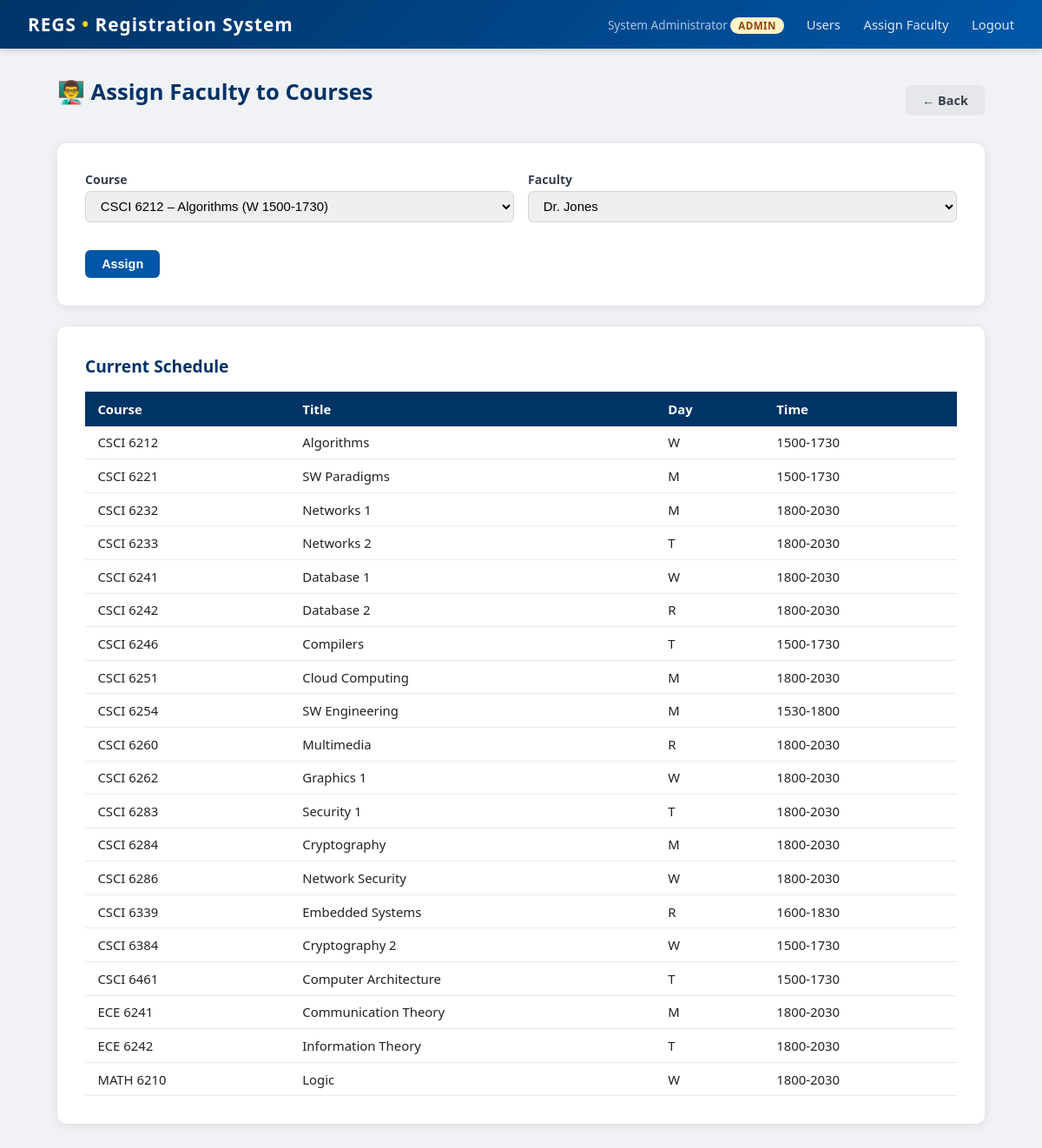
The page /admin/assign_faculty (signed in) on the database its author committed.
### tables this page shows
CREATE TABLE course_schedule (
    id         INTEGER PRIMARY KEY AUTOINCREMENT,
    course_id  INTEGER NOT NULL REFERENCES courses(id),
    faculty_id INTEGER REFERENCES users(id),
    semester   TEXT NOT NULL CHECK(semester IN ('Fall','Spring','Summer')),
    year       INTEGER NOT NULL,
    day        TEXT NOT NULL,
    time_slot  TEXT NOT NULL
);

CREATE TABLE courses (
    id            INTEGER PRIMARY KEY AUTOINCREMENT,
    dept          TEXT NOT NULL REFERENCES departments(dept),
    course_number INTEGER NOT NULL,
    title         TEXT NOT NULL,
    credits       INTEGER NOT NULL,
    UNIQUE(dept, course_number)
);

### app.py (the view, shortened to what this page needs)
@app.route('/admin/assign_faculty', methods=['GET', 'POST'])
def admin_assign_faculty():
    if session.get('role') != 'admin':
        return redirect(url_for('login'))
    db = get_db()
    courses = db.execute('''
        SELECT cs.id, cs.course_id, cs.faculty_id, cs.day, cs.time_slot,
               c.dept, c.course_number, c.title
        FROM course_schedule cs
        JOIN courses c ON cs.course_id = c.id
        ORDER BY c.dept, c.course_number
    ''').fetchall()
    faculty = db.execute("SELECT * FROM users WHERE role='faculty' ORDER BY display_name").fetchall()
    return render_template('admin_assign_faculty.html', courses=courses, faculty=faculty)

### app.py (called while the page is built)
def get_db():
    if 'db' not in g:
        g.db = sqlite3.connect(DATABASE)
        g.db.row_factory = sqlite3.Row
        g.db.execute("PRAGMA foreign_keys = ON")
    return g.db

@app.teardown_appcontext
def teardown_db(e=None):
    close_db(e)

### templates/admin_assign_faculty.html (shortened to what this page needs)
{% extends "base.html" %}
{% block content %}
<div class="page-header">
  <h1>👨‍🏫 Assign Faculty to Courses</h1>
  <a href="{{ url_for('admin_dashboard') }}" class="btn btn-secondary">← Back</a>
</div>
<div class="card">
  <form method="POST">
    <div class="grid-2 mb-2">
      <div class="form-group">
        <label>Course</label>
        <select name="schedule_id" required>
          {% for c in courses %}
            <option value="{{ c.id }}">{{ c.dept }} {{ c.course_number }} – {{ c.title }} ({{ c.day }} {{ c.time_slot }})</option>
          {% endfor %}
        </select>
      </div>
      <div class="form-group">
        <label>Faculty</label>
        <select name="faculty_id" required>
          {% for f in faculty %}
            <option value="{{ f.id }}">{{ f.display_name }}</option>
          {% endfor %}
        </select>
      </div>
    </div>
    <button type="submit" class="btn btn-primary">Assign</button>
  </form>
</div>
<div class="card">
  <h2>Current Schedule</h2>
  <table>
    <thead><tr><th>Course</th><th>Title</th><th>Day</th><th>Time</th></tr></thead>
    <tbody>
    {% for c in courses %}
      <tr>
        <td>{{ c.dept }} {{ c.course_number }}</td>
        <td>{{ c.title }}</td>
        <td>{{ c.day }}</td>
        <td>{{ c.time_slot }}</td>
      </tr>
    {% endfor %}
    </tbody>
  </table>
</div>
{% endblock %}

### static/css/main.css (style rules this page uses)
*, *::before, *::after { box-sizing: border-box; margin: 0; padding: 0; }
body { font-family: 'Segoe UI', Arial, sans-serif; background: #f0f2f5; color: #222; min-height: 100vh; }
.page-header { display: flex; justify-content: space-between; align-items: center; margin-bottom: 1.4rem; }
.card { background: #fff; border-radius: 10px; box-shadow: 0 2px 12px rgba(0, 0, 0, 0.09); padding: 2rem; margin-bottom: 1.5rem; }
h1 { font-size: 1.6rem; color: #003366; margin-bottom: 1.2rem; }
h2 { font-size: 1.2rem; color: #003366; margin-bottom: 1rem; }
table { width: 100%; border-collapse: collapse; font-size: 0.93rem; }
th { background: #003366; color: #fff; padding: 0.6rem 0.9rem; text-align: left; }
td { padding: 0.55rem 0.9rem; border-bottom: 1px solid #e8eaf0; }
.btn { display: inline-block; padding: 0.5rem 1.2rem; border-radius: 6px; border: none; cursor: pointer; font-size: 0.9rem; font-weight: 600; text-decoration: none; transition: all 0.15s; }
.btn-primary { background: #0057a8; color: #fff; }
.btn-secondary { background: #e5e7eb; color: #374151; }
.form-group { margin-bottom: 1rem; }
label { display: block; font-size: 0.88rem; font-weight: 600; color: #374151; margin-bottom: 0.3rem; }
input[type=text], input[type=password], input[type=email], input[type=number], select { width: 100%; padding: 0.5rem 0.8rem; border: 1px solid #d1d5db; border-radius: 6px; font-size: 0.93rem; transition: border 0.2s; }
.mb-2 { margin-bottom: 1rem; }
.grid-2 { display: grid; grid-template-columns: 1fr 1fr; gap: 1rem; }

### rows shown on the page
course_schedule: dept "CSCI", course_number "6212", title "Algorithms", day "W", time_slot "1500-1730"
course_schedule: dept "CSCI", course_number "6221", title "SW Paradigms", day "M", time_slot "1500-1730"
course_schedule: dept "CSCI", course_number "6232", title "Networks 1", day "M", time_slot "1800-2030"
course_schedule: dept "CSCI", course_number "6233", title "Networks 2", day "T", time_slot "1800-2030"
course_schedule: dept "CSCI", course_number "6241", title "Database 1", day "W", time_slot "1800-2030"
course_schedule: dept "CSCI", course_number "6242", title "Database 2", day "R", time_slot "1800-2030"
course_schedule: dept "CSCI", course_number "6246", title "Compilers", day "T", time_slot "1500-1730"
course_schedule: dept "CSCI", course_number "6251", title "Cloud Computing", day "M", time_slot "1800-2030"
course_schedule: dept "CSCI", course_number "6254", title "SW Engineering", day "M", time_slot "1530-1800"
course_schedule: dept "CSCI", course_number "6260", title "Multimedia", day "R", time_slot "1800-2030"
course_schedule: dept "CSCI", course_number "6262", title "Graphics 1", day "W", time_slot "1800-2030"
course_schedule: dept "CSCI", course_number "6283", title "Security 1", day "T", time_slot "1800-2030"
course_schedule: dept "CSCI", course_number "6284", title "Cryptography", day "M", time_slot "1800-2030"
course_schedule: dept "CSCI", course_number "6286", title "Network Security", day "W", time_slot "1800-2030"
course_schedule: dept "CSCI", course_number "6339", title "Embedded Systems", day "R", time_slot "1600-1830"
course_schedule: dept "CSCI", course_number "6384", title "Cryptography 2", day "W", time_slot "1500-1730"
course_schedule: dept "CSCI", course_number "6461", title "Computer Architecture", day "T", time_slot "1500-1730"
course_schedule: dept "ECE", course_number "6241", title "Communication Theory", day "M", time_slot "1800-2030"
course_schedule: dept "ECE", course_number "6242", title "Information Theory", day "T", time_slot "1800-2030"
course_schedule: dept "MATH", course_number "6210", title "Logic", day "W", time_slot "1800-2030"

### other values the page prints
{{ session.display_name }} "System Administrator"
{{ session.role }} "ADMIN"
form field schedule_id "CSCI 6212 – Algorithms (W 1500-1730)"
form field faculty_id "Dr. Jones"
